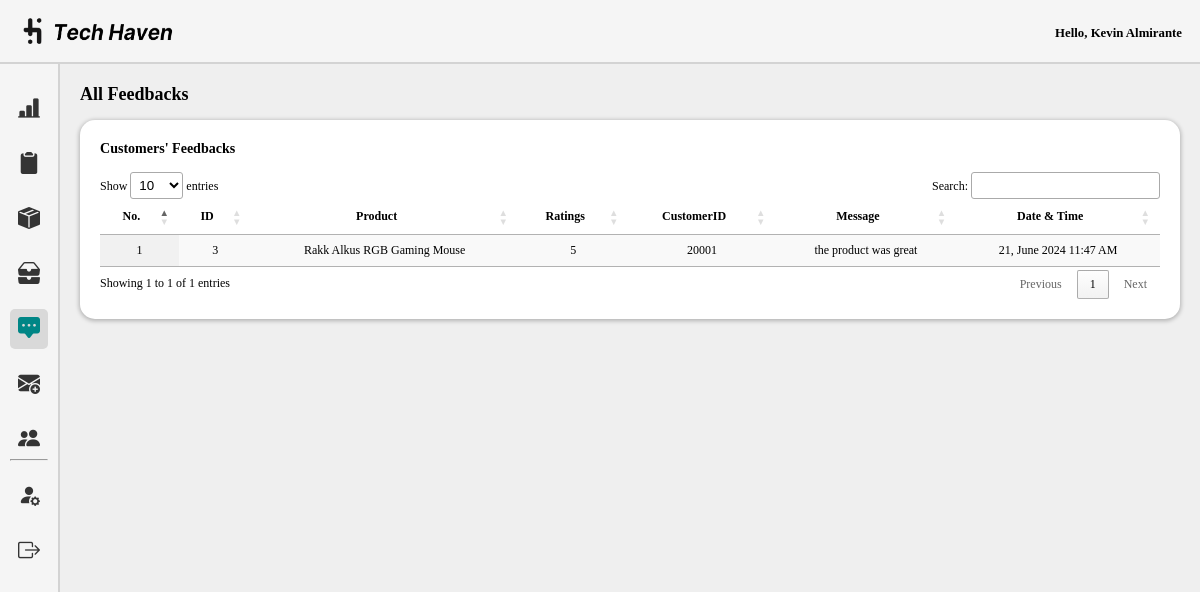
/admin/feedbacks.php (signed in), run on the app's committed database.
### tables this page shows
CREATE TABLE `feedback` (
  `feedbackID` int(100) NOT NULL,
  `prodID` int(50) NOT NULL,
  `prod_name` varchar(100) NOT NULL,
  `ratings` int(50) NOT NULL,
  `customerID` int(100) NOT NULL,
  `message` text NOT NULL,
  `date_created` timestamp NOT NULL DEFAULT current_timestamp()
);

### admin/feedbacks.php (the view, shortened to what this page needs)
<!DOCTYPE html>
<html lang="en">
<head>
    <link rel="stylesheet" href="css/dashboard.css">
    <link rel="stylesheet" href="../assets/font/inter.css">
    <link rel="stylesheet" href="../node_modules/bootstrap-icons/font/bootstrap-icons.css">
    <link rel="stylesheet" type="text/css" href="https://cdn.datatables.net/1.10.25/css/jquery.dataTables.css">
</head>
<body>
    <header class="nav">
        <div class="nav-left">
            <img src="../assets/img/tech-haven-logo2.png" alt="Tech Haven Logo" id="logo">
        </div>
        <div class="nav-right">
        <p style="font-size: 0.8rem; font-style: normal; margin-top:5px;">
                Hello, <?php echo htmlspecialchars($_SESSION['name']); ?>
        </p>
        </div>
    </header>
    <section class="container">
        <div class="sidebar">
            <ul class="sidebar-list">
                <li class="sidebar-list-item">
                    <a href="dashboard.php" class="sidebar-link tooltip-trigger" data-tooltip="Dashboard">
                          <i class="bi bi-bar-chart-line-fill"></i>
                     </a>
                </li>
                <li class="sidebar-list-item">
                     <a href="orders.php" class="sidebar-link tooltip-trigger" data-tooltip="Orders">
                          <i class="bi bi-clipboard2-fill"></i>
                     </a>
                </li>
                <li class="sidebar-list-item">
                     <a href="products.php" class="sidebar-link tooltip-trigger" data-tooltip="Products">
                          <i class="bi bi-box-seam-fill"></i>
                     </a>
                </li>
                <li class="sidebar-list-item">
                     <a href="inventory.php" class="sidebar-link tooltip-trigger" data-tooltip="Inventory">
                          <i class="bi bi-inboxes-fill"></i>
                    </a>
                </li>
                <li class="sidebar-list-item">
                     <a href="feedbacks.php" class="sidebar-link tooltip-trigger active" data-tooltip="Feedbacks">
                         <i class="bi bi-chat-square-dots-fill"></i>
                     </a>
                </li>
                <li class="sidebar-list-item">
                     <a href="advertisement.php" class="sidebar-link tooltip-trigger" data-tooltip="Advertisements">
                         <i class="bi bi-envelope-plus-fill"></i>
                     </a>
                </li>
                <li class="sidebar-list-item">
                     <a href="users.php" class="sidebar-link tooltip-trigger" data-tooltip="Users">
                         <i class="bi bi-people-fill"></i>
                     </a>
                </li>
                <hr>
                <li class="sidebar-list-item">
                     <a href="profile.php" class="sidebar-link tooltip-trigger" data-tooltip="Edit Profile">
                         <i class="bi bi-person-fill-gear"></i>
                     </a>
                </li>
                <li class="sidebar-list-item">
                     <a href="logout.php" class="sidebar-link tooltip-trigger" data-tooltip="Logout">
                         <i class="bi bi-box-arrow-right"></i>
                     </a>
                </li>
              </ul>
          </div>
    <div class="dashboard-content">
        <h1>All Feedbacks</h1><br>
        <div class = "wrapper-dashboard">
        <h3>Customers' Feedbacks</h3><br>
        <table id="example" class="display" style="width:100%">
                <thead>
                    <tr>
                        <th>No.</th>
                        <th>ID</th>
                        <th>Product</th>
                        <th>Ratings</th>
                        <th>CustomerID</th>
                        <th>Message</th>
                        <th>Date & Time</th>
                    </tr>
                </thead>
                <tbody>
                    <?php
                    $servername = "localhost";
                    $username = "root";
                    $password = "";
                    $dbname = "th_db";
                    $conn = new mysqli($servername, $username, $password, $dbname);
                    $sql = "SELECT feedbackID, prod_name, ratings, customerID, message, date_created FROM feedback";
                    $result = $conn->query($sql);
                    if ($result->num_rows > 0) {
                        $counter = 1;
                        while($row = $result->fetch_assoc()) {
                            echo "<tr>";
                            echo "<td>" . $counter . "</td>";
                            echo "<td>" . $row["feedbackID"] . "</td>";
                            echo "<td>" . $row["prod_name"] . "</td>";
                            echo "<td>" . $row["ratings"] . "</td>";
                            echo "<td>" . $row["customerID"] . "</td>";
                            echo "<td>" . $row["message"] . "</td>";
                            $date = new DateTime($row["date_created"]);
                            echo "<td>" . $date->format('j, F Y g:i A') . "</td>";
                            echo "</tr>";
                            $counter++;
                        }
                    } else {
                        echo "<tr><td colspan='8'>No results found</td></tr>";
                    }
                    ?>
                </tbody>
            </table>
        </div>
    </div>
    </section>
</body>
</html>

### admin/css/dashboard.css (style rules this page uses)
* { margin: 0; box-sizing: border-box; padding: 0; }
:root { --lightColor: #F5F5F5; --shadedColor: #E7E7E7; --darkModeNav: #292929; --darkBody: #5C5C5C; }
.nav { background: var(--lightColor); display: flex; justify-content: space-between; align-items: center; height: 4rem; font: italic 600 20px/normal 'Inter'; box-shadow: 0px 2px 2px 0px rgba(0, 0, 0, 0.25); border-bottom: 2px solid #D3D3D3; }
.nav img { width: 150px; margin-left: 15%; }
.nav-left, .nav-middle, .nav-right { display: flex; align-items: center; }
.nav-right { display: flex; justify-content: space-between; margin-right: 1.5%; }
.sidebar { margin-top:0; width: 60px; height: 917px; flex-shrink: 0; background: var(--lightColor); padding:10px; border-right: 2px solid #D3D3D3; }
.nav-right, .sidebar-link { display: flex; justify-content: center; align-items: center; }
.sidebar-link { height: 40px; width: 100%; display: flex; justify-content: center; align-items: center; text-decoration: none; color: #5C5C5C; border-radius: 5px; }
.sidebar-list-item { height: 100%; display: flex; justify-content: center; align-items: center; margin-top: 15px; }
.sidebar-list-item i { font-size:22px; color:#343434; }
.tooltip-trigger { position: relative; }
.sidebar-link.active .bi { color: #008686; }
.sidebar-link.active { background: #D9D9D9; }
.container { display: flex; }
.dashboard-content { padding: 20px; font: 12px/normal 'Inter'; background-color: #EFEFEF; }
.wrapper-dashboard { width: 100%; height: auto; flex-shrink: 0; padding:20px; border-radius: 15px; background: #FFF; box-shadow: 0px 1px 4px 1px rgba(0, 0, 0, 0.25); }

### admin/feedbacks.php (style rules this page uses)
.dashboard-content { width: 100%; padding: 20px; }
#example { width: 100% !important; margin: auto; }
#example th, #example td { text-align: center; }

### data on the page
feedback: feedbackID "3", prod_name "Rakk Alkus RGB Gaming Mouse", ratings "5", customerID "20001", message "the product was great", date_created "21, June 2024 11:47 AM"

### other printed values
$_SESSION['name'] "Kevin Almirante"
